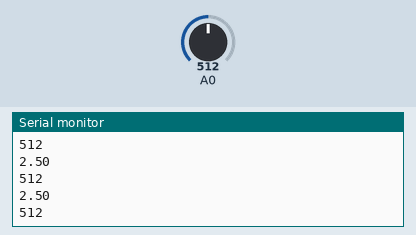
Recording of a sketch running on a simulated Arduino Uno, built with avr-gcc and run on an emulated ATmega328P. Parts: the last lines printed to the serial monitor. The test bench sets the inputs (shaded band); at power-on: A0 = 512.

Above: at 1.3 s.
1.4 s: A0 set to 716
At 1.81 s:
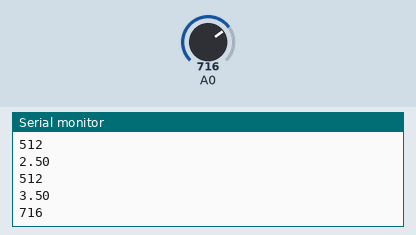
2.9 s: A0 set to 900
At 3.31 s:
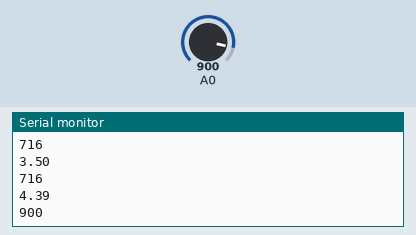
Timing chart, 0 to 5.9 s (numbered marks = the images above; inputs shaded):
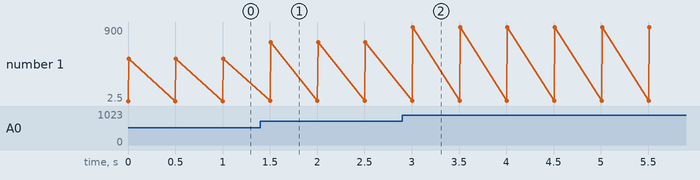

The sketch:

tes_turbidity_analog.ino
```cpp
void setup() {
  Serial.begin(9600); //Baud rate: 9600
}
void loop() {
  int sensorValue = analogRead(A0);// read the input on analog pin A0:
  float voltage = sensorValue * (5.0 / 1024.0); // Convert the analog reading (which goes from 0 - 1023) to a voltage (0 - 5V):
  Serial.println(voltage); // print out the value you read:
 // float TurbidityValue = (sensorValue*100/1024);
  //Serial.println(TurbidityValue);
  Serial.println(sensorValue);
  delay(500);
}
```

Measured:
- after the input at 1.4 s, the serial monitor: prints a new line after 0.10 s (image 1)
- after the input at 2.9 s, the serial monitor: prints a new line after 0.10 s (image 2)
- plotted number 1: 512 → 716 after the input at 1.4 s, 716 → 900 after the input at 2.9 s
